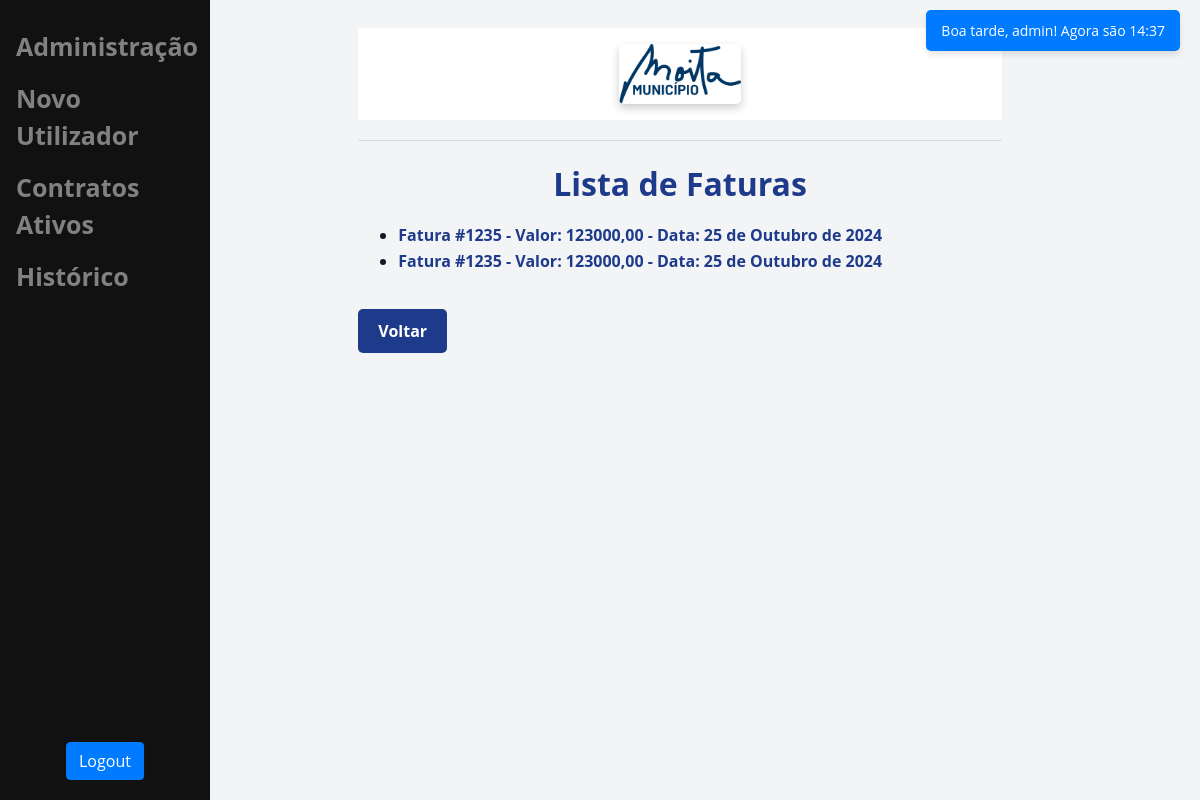
Screenshot of /faturas/lista/3/ (signed in) with the database file from the repository.
### main/models.py (models this page shows)
class Fatura(models.Model):
    user = models.ForeignKey(User, on_delete=models.CASCADE)
    contract = models.ForeignKey(Contract, on_delete=models.CASCADE)
    numero = models.CharField(max_length=100)
    nif = models.CharField(max_length=100)
    data = models.DateField()
    valor = models.DecimalField(max_digits=10, decimal_places=2)
    mydoc = models.CharField(max_length=100)

### main/views.py (the view)
# urls.py: path('faturas/lista/<int:contract_id>/', views.lista_faturas, name='lista_faturas'),
def lista_faturas(request, contract_id):
    contract = get_object_or_404(Contract, id=contract_id, user=request.user)
    faturas = Fatura.objects.filter(contract=contract)
    context = {
        'contract': contract,
        'faturas': faturas,
    }
    return render(request, 'main/lista_faturas.html', context)

### main/templatetags/custom_tags.py (called while the page is built)
@register.simple_tag
def saudacao_e_hora(user):
    current_time = now()
    hour = current_time.hour
    if 5 <= hour < 12:
        greeting = "Bom dia"
    elif 12 <= hour < 18:
        greeting = "Boa tarde"
    else:
        greeting = "Boa noite"
    nome = user.username
    return f"{greeting}, {nome}! Agora são {current_time.strftime('%H:%M')}"

### main/templates/main/lista_faturas.html (shortened to what this page needs)
{% extends 'main/base.html' %}
{% block content %}
<h1>Lista de Faturas</h1>
<ul>
    {% for fatura in faturas %}
        <li>
            <a href="{% url 'detalhes_fatura' fatura.id %}">
                Fatura #{{ fatura.numero }} - Valor: {{ fatura.valor }} - Data: {{ fatura.data }}
            </a>
        </li>
    {% empty %}
        <li>Nenhuma fatura encontrada.</li>
    {% endfor %}
</ul>
<a id="btn-voltar" class="btn-voltar" href="{% url 'contrato_detalhes' contract.id %}">Voltar</a>
{% endblock %}

### main/templates/main/base.html (shortened to what this page needs)
{% load static %}
{% load custom_tags %}
<!doctype html>
<html lang="pt-PT">
<head>
    <link rel="stylesheet" href="https://cdn.jsdelivr.net/npm/bootstrap@4.3.1/dist/css/bootstrap.min.css"
>
</head>
<body>
    <div class="sidenav" id="sidenav">
        {% if user.is_authenticated and user.is_staff %}
        <a href="/admin/">Administração</a>
        <a href="/register/">Novo Utilizador</a>
        {% endif %}
        <a href="/">Contratos Ativos</a>
        {% if user.is_authenticated %}
        <a href="/historico">Histórico</a>
        {% endif %}
        <div style="position: absolute; bottom: 20px; left: 50%; transform: translateX(-50%);">
            {% if user.is_authenticated %}
                <form method="post" action="{% url 'logout' %}">
                    <button type="submit" class="btn btn-primary" style="">Logout</button>
                </form>
            {% else %}
                <a href="{% url 'login' %}">Login</a>
            {% endif %}
        </div>
    </div>
    {% if user.is_authenticated %}
    <div class="greeting">
        {% saudacao_e_hora user %}
    </div>
    {% else %}
    <div>
    </div>
    {% endif %}
    <div id="content" name="content" class="main">
        <div class="row justify-content-center">
            <div class="col-8">
                <h1 class="mt-2"><header class="py-3">
                    <div class="container">
                        <img src="{% static 'images/logotipo-moita.png' %}" alt="Logotipo da Empresa" class="img-fluid" style="max-height: 60px;">
                    </div>
                </header></h1>
                <hr class="mt-0 mb-4">
                {% block content %}
                {% endblock %}
            </div>
        </div>
    </div>
</body>
</html>

### main/templates/main/base.html (style rules this page uses)
:root { --primary-color: #1e3a8a; --secondary-color: #2563eb; --accent-color: #60a5fa; --background-color: #f3f4f6; --text-color: #111827; --light-gray: #e5e7eb; --white: #ffffff; }
body { font-family: 'Open Sans', sans-serif; background-color: var(--background-color); color: var(--text-color); margin: 0; padding: 20px; }
h1 { color: var(--primary-color); font-size: 2rem; margin-bottom: 20px; text-align: center; font-weight: 700; }
header { background-color: white; }
.sidenav { height: 100%; width: 210px; position: fixed; z-index: 1; top: 0; left: 0; background-color: #111; overflow-x: hidden; padding-top: 20px; transition: transform 0.3s ease; transform: translateX(0); }
.sidenav a { padding: 6px 8px 6px 16px; text-decoration: none; font-size: 25px; color: #818181; display: block; }
.main { margin-left: 160px; padding: 0px 10px; transition: margin-left 0.3s ease; }
img { border-radius: 5px; box-shadow: 0 4px 8px rgba(0, 0, 0, 0.2); }
a { color: var(--primary-color); text-decoration: none; font-weight: bold; margin-top: 2px; display: block; text-align: left; }
.greeting { position: fixed; top: 10px; right: 20px; background-color: var(--blue); color: var(--white); padding: 10px 15px; border-radius: 5px; box-shadow: 0 4px 6px rgba(0, 0, 0, 0.1); font-size: 14px; z-index: 10; text-align: right; }

### main/templates/main/lista_faturas.html (style rules this page uses)
body { font-family: 'Open Sans', sans-serif; background-color: var(--background-color); color: var(--text-color); margin: 0; padding: 20px; }
.btn-voltar { display: inline-block; padding: 10px 20px; margin-top: 20px; background-color: var(--primary-color); color: var(--white); text-decoration: none; border-radius: 5px; transition: background-color 0.3s ease; }
.btn-voltar:first-of-type { margin-right: 10px; }

### rows the page displays
Fatura: numero "1235", valor "123000,00", data "25 de Outubro de 2024"
Fatura: numero "1235", valor "123000,00", data "25 de Outubro de 2024"
